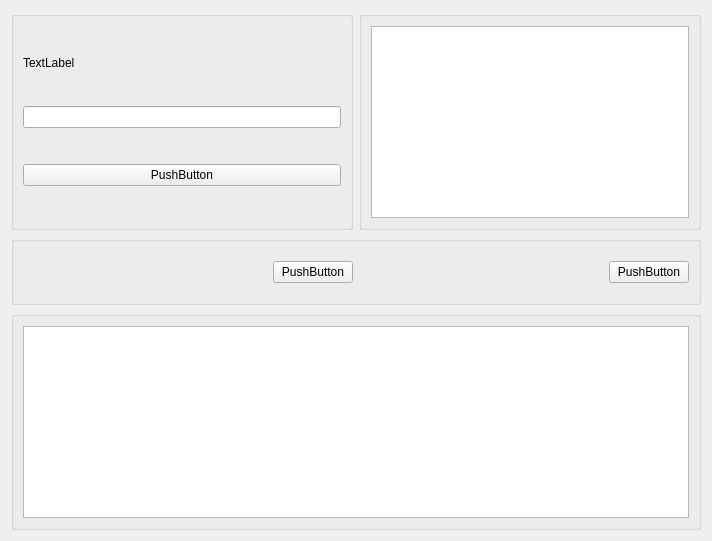
<?xml version="1.0" encoding="UTF-8"?>
<ui version="4.0">
 <class>FHWidget</class>
 <widget class="QWidget" name="FHWidget">
  <property name="geometry">
   <rect>
    <x>0</x>
    <y>0</y>
    <width>712</width>
    <height>541</height>
   </rect>
  </property>
  <property name="sizePolicy">
   <sizepolicy hsizetype="Expanding" vsizetype="Expanding">
    <horstretch>0</horstretch>
    <verstretch>0</verstretch>
   </sizepolicy>
  </property>
  <property name="windowTitle">
   <string>Form</string>
  </property>
  <layout class="QGridLayout" name="gridLayout_5">
   <item row="0" column="1">
    <widget class="QGroupBox" name="groupBox_2">
     <property name="sizePolicy">
      <sizepolicy hsizetype="Expanding" vsizetype="Expanding">
       <horstretch>0</horstretch>
       <verstretch>0</verstretch>
      </sizepolicy>
     </property>
     <property name="title">
      <string/>
     </property>
     <layout class="QHBoxLayout" name="layout2">
      <item>
       <widget class="QTreeView" name="treeView"/>
      </item>
     </layout>
    </widget>
   </item>
   <item row="2" column="0" colspan="2">
    <widget class="QGroupBox" name="groupBox_4">
     <property name="sizePolicy">
      <sizepolicy hsizetype="Expanding" vsizetype="Expanding">
       <horstretch>0</horstretch>
       <verstretch>0</verstretch>
      </sizepolicy>
     </property>
     <property name="title">
      <string/>
     </property>
     <layout class="QHBoxLayout" name="layout4">
      <item>
       <widget class="QTextBrowser" name="textBrowser_log"/>
      </item>
     </layout>
    </widget>
   </item>
   <item row="1" column="0" colspan="2">
    <widget class="QGroupBox" name="groupBox_3">
     <property name="enabled">
      <bool>true</bool>
     </property>
     <property name="sizePolicy">
      <sizepolicy hsizetype="Expanding" vsizetype="Expanding">
       <horstretch>0</horstretch>
       <verstretch>0</verstretch>
      </sizepolicy>
     </property>
     <property name="maximumSize">
      <size>
       <width>16777215</width>
       <height>800</height>
      </size>
     </property>
     <property name="title">
      <string/>
     </property>
     <layout class="QHBoxLayout" name="layout3">
      <item>
       <spacer name="horizontalSpacer_2">
        <property name="orientation">
         <enum>Qt::Horizontal</enum>
        </property>
        <property name="sizeHint" stdset="0">
         <size>
          <width>40</width>
          <height>20</height>
         </size>
        </property>
       </spacer>
      </item>
      <item>
       <widget class="QPushButton" name="pushButton_begin">
        <property name="text">
         <string>PushButton</string>
        </property>
       </widget>
      </item>
      <item>
       <spacer name="horizontalSpacer">
        <property name="orientation">
         <enum>Qt::Horizontal</enum>
        </property>
        <property name="sizeHint" stdset="0">
         <size>
          <width>40</width>
          <height>20</height>
         </size>
        </property>
       </spacer>
      </item>
      <item>
       <widget class="QPushButton" name="pushButton_save">
        <property name="text">
         <string>PushButton</string>
        </property>
       </widget>
      </item>
     </layout>
    </widget>
   </item>
   <item row="0" column="0">
    <widget class="QGroupBox" name="groupBox">
     <property name="sizePolicy">
      <sizepolicy hsizetype="Expanding" vsizetype="Expanding">
       <horstretch>0</horstretch>
       <verstretch>0</verstretch>
      </sizepolicy>
     </property>
     <property name="title">
      <string/>
     </property>
     <layout class="QVBoxLayout" name="layout1">
      <item>
       <widget class="QLabel" name="label_Dev">
        <property name="sizePolicy">
         <sizepolicy hsizetype="Preferred" vsizetype="Fixed">
          <horstretch>0</horstretch>
          <verstretch>0</verstretch>
         </sizepolicy>
        </property>
        <property name="text">
         <string>TextLabel</string>
        </property>
       </widget>
      </item>
      <item>
       <widget class="QLineEdit" name="lineEdit_IP">
        <property name="sizePolicy">
         <sizepolicy hsizetype="Expanding" vsizetype="Fixed">
          <horstretch>0</horstretch>
          <verstretch>0</verstretch>
         </sizepolicy>
        </property>
       </widget>
      </item>
      <item>
       <widget class="QPushButton" name="pushButton_addDevice">
        <property name="text">
         <string>PushButton</string>
        </property>
       </widget>
      </item>
     </layout>
    </widget>
   </item>
  </layout>
 </widget>
 <resources/>
 <connections/>
</ui>
